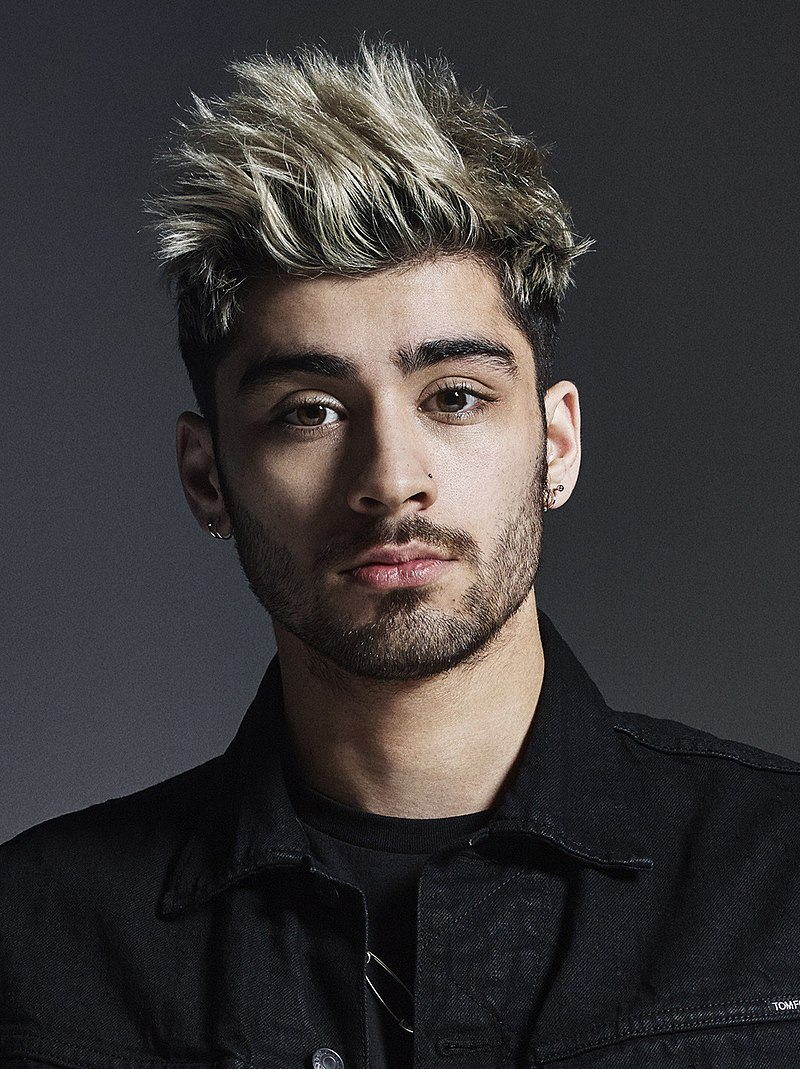
#> input picture Model/Test_Image/Zayn.jpg, 800 x 1069 px
$ jupyter execute --allow-errors Image-Recognition-Model-Project.ipynb   (shell and % lines are left out)
#> lines starting #> are read from the running program, lines starting #| are printed output that depends on the picture; after the words box and inside, x2 and y2 are one past the last pixel; in counts of white or black regions, pixels touching at a corner belong together
[cell 1]
import numpy as np
import pandas as pd
import cv2
from matplotlib import pyplot as plt

[cell 2]
img = cv2.imread('./Model/Test_Image/Zayn.jpg')
#> img is the input picture: shape (1069, 800, 3); mean B, G, R 56.9, 56.1, 58.8
if img is not None:
    print('variable is not None')
    print(img.shape)
#| (1069, 800, 3)
else:
    print('variable is None')

[cell 3]
import os
print(os.path.exists('./Model/Test_Image/Zayn.jpg'))

[cell 4]
plt.imshow(img)

[cell 5]
gray = cv2.cvtColor(img, cv2.COLOR_BGR2GRAY)
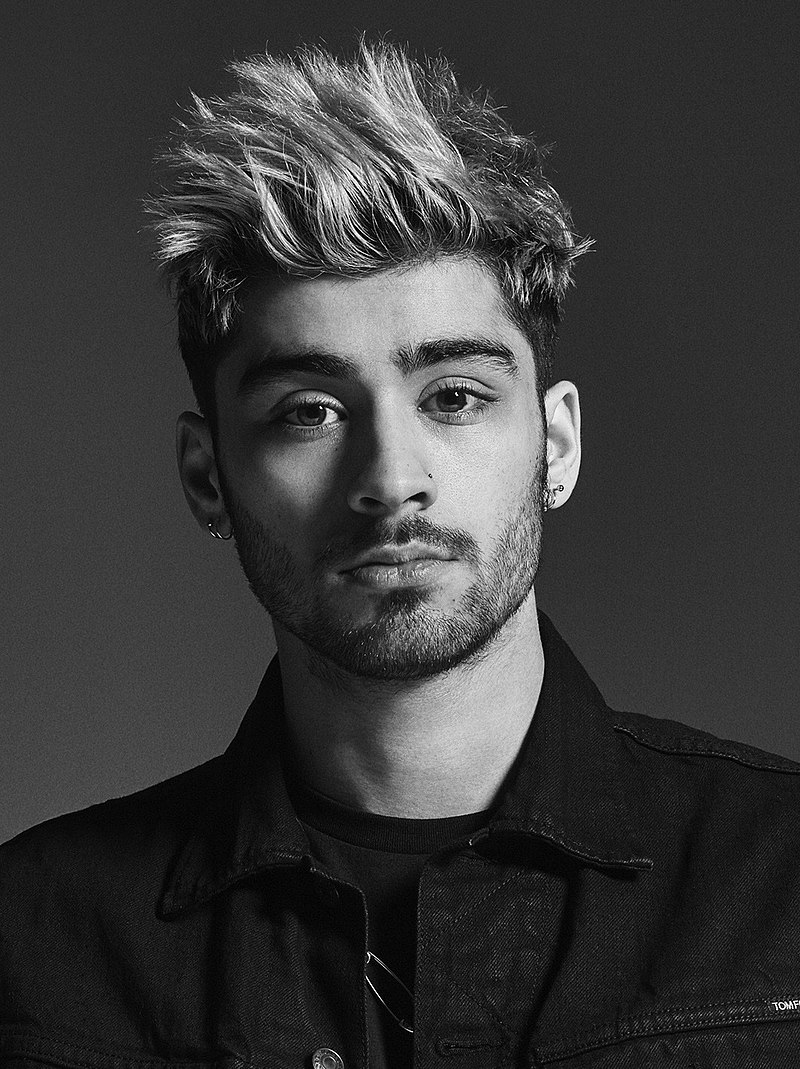
#> gray: shape (1069, 800); min 0, max 255, mean 57
gray.shape
#> Out = (1069, 800)

[cell 6]
gray

[cell 7]
plt.imshow(gray, cmap='gray')

[cell 8]
face_cascade = cv2.CascadeClassifier('C:/Users/USER/Desktop/Machine_learning/Image_Recognition_Model_Project/Model/OpenCV/haarcascade_frontalface_default.xml')
eye_cascade = cv2.CascadeClassifier('C:/Users/USER/Desktop/Machine_learning/Image_Recognition_Model_Project/Model/OpenCV/haarcascade_eye.xml')

faces = face_cascade.detectMultiScale(gray, 1.3, 5)
#> faces = [[201, 258, 372, 372]]
faces
#> Out = [[201, 258, 372, 372]]

[cell 9]
# X : X Axis
# Y : Y Axis
# W : Width
# H : Height
(x,y,w,h) = faces[0]
#> x = 201; y = 258; w = 372; h = 372
x,y,w,h
#> Out = (201, 258, 372, 372)

[cell 10]
face_img = cv2.rectangle(img,(x,y),(x+w,y+h),(255,0,0),2)
plt.imshow(face_img)

[cell 11]
cv2.destroyAllWindows()
for (x,y,w,h) in faces:
    face_img = cv2.rectangle(img,(x,y),(x+w,y+h),(255,0,0),2)
    roi_gray = gray[y:y+h, x:x+w]
    roi_color = face_img[y:y+h, x:x+w]
    eyes = eye_cascade.detectMultiScale(roi_gray)
    for (ex,ey,ew,eh) in eyes:
        cv2.rectangle(roi_color,(ex,ey),(ex+ew,ey+eh),(0,255,0),2)
#> this loop made 1 pass
#> (x, y, w, h, eyes) on pass 1: (201, 258, 372, 372, [[201, 94, 96, 96], [72, 118, 83, 83]])
#> pass 1, `roi_gray = gray[y:y+h, x:x+w]`:
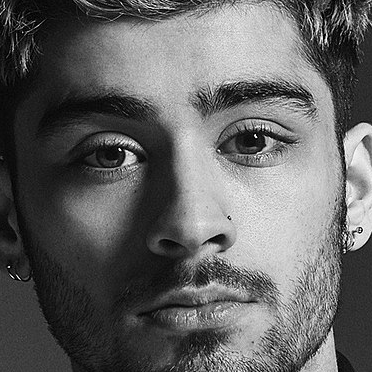
#> roi_gray: shape (372, 372); min 0, max 255, mean 99.8
#> pass 1, `roi_color = face_img[y:y+h, x:x+w]`:
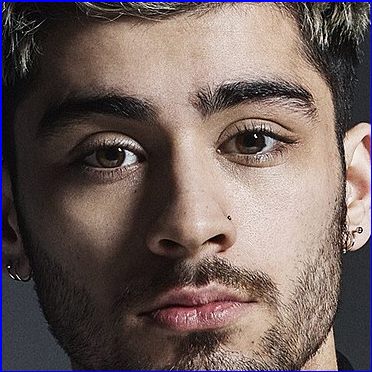
#> roi_color: shape (372, 372, 3); mean B, G, R 91.8, 95, 110.4
#> after the loop:
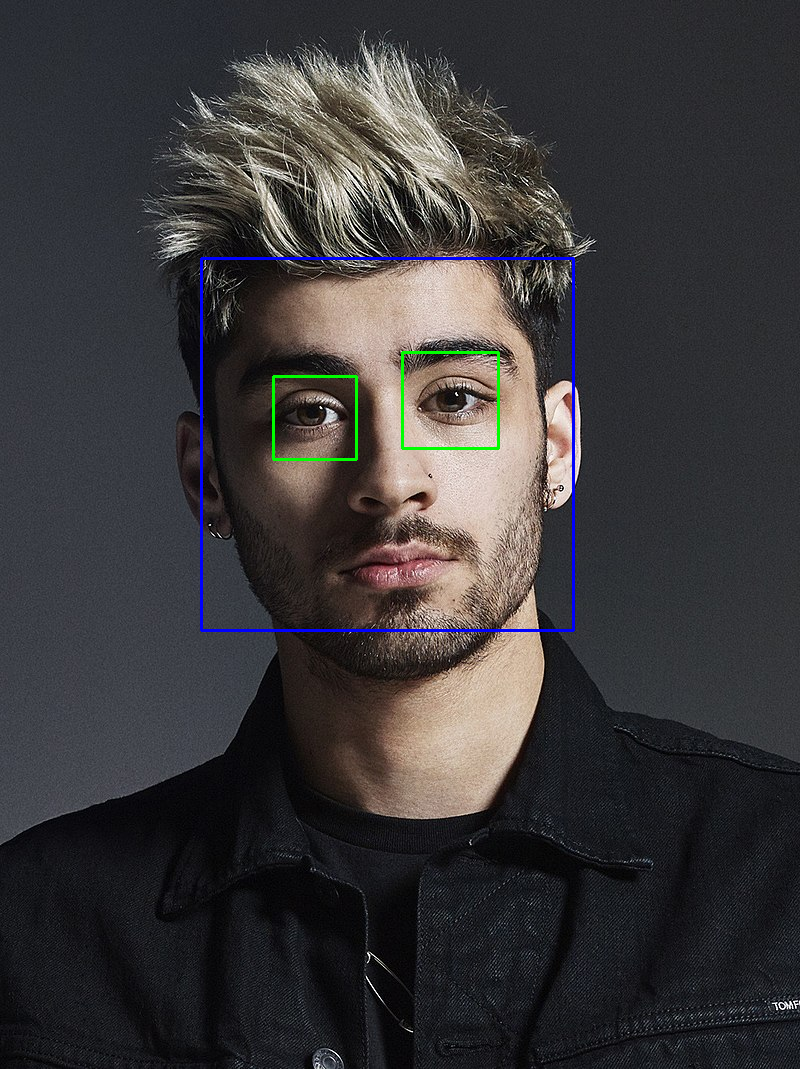
#> img: shape (1069, 800, 3); mean B, G, R 57.6, 56.2, 58.2
#> after the loop:
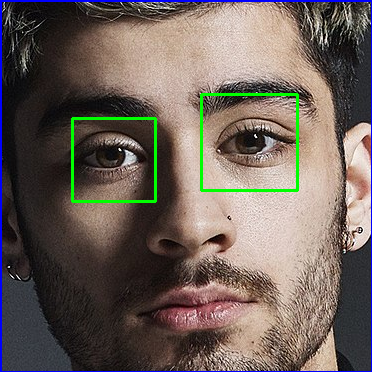
#> roi_color: shape (372, 372, 3); 1.55% of pixels changed, all inside (x1, y1, x2, y2) = (71, 93, 299, 203)


plt.figure()
plt.imshow(face_img, cmap='gray')
plt.show()

[cell 12]
# roi = region of interest
plt.imshow(roi_color, cmap='gray')

[cell 13]
def get_cropped_image_if_2_eyes(image_path):
#> called with image_path = './Model/Test_Image/Zayn.jpg'
    img = cv2.imread(image_path)
    if(img is not None):
        gray = cv2.cvtColor(img, cv2.COLOR_BGR2GRAY)
        faces = face_cascade.detectMultiScale(gray, 1.3, 5)
#> faces = [[201, 258, 372, 372]]
        for (x,y,w,h) in faces:
            roi_gray = gray[y:y+h, x:x+w]
            roi_color = img[y:y+h, x:x+w]
            eyes = eye_cascade.detectMultiScale(roi_gray)
            if len(eyes) >= 2:
                return roi_color

[cell 14]
original_image = cv2.imread('./Model/Test_Image/Zayn.jpg')
plt.imshow(original_image)

[cell 15]
cropped_image = get_cropped_image_if_2_eyes('./Model/Test_Image/Zayn.jpg')
plt.imshow(cropped_image)

[cell 16]
org_image_obstructed = cv2.imread('./Model/Test_Image/Zayn_img2.jpg')
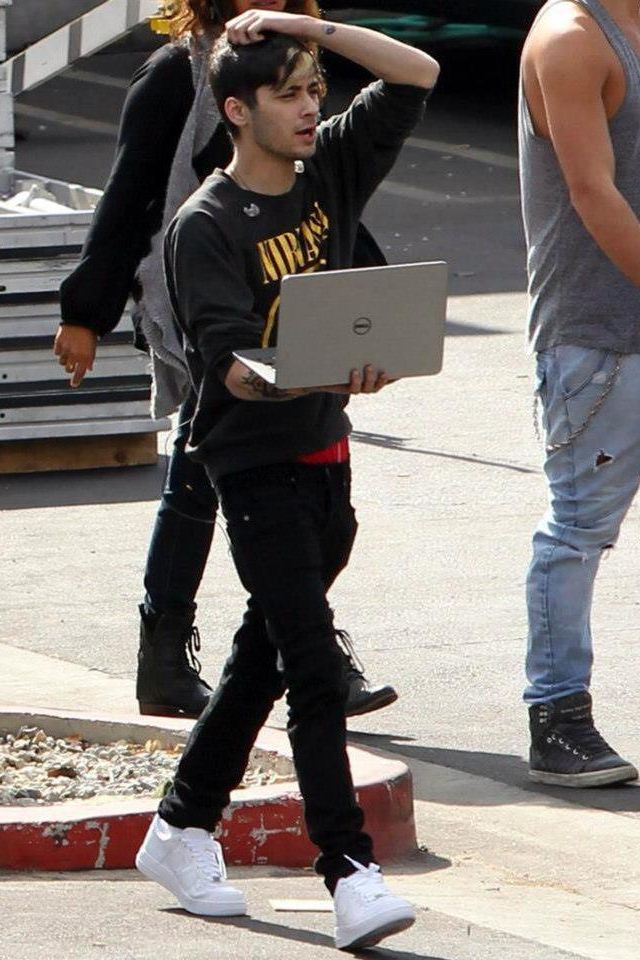
#> input picture Model/Test_Image/Zayn_img2.jpg, 640 x 960 px
#> org_image_obstructed is the input picture: shape (960, 640, 3); mean B, G, R 114.7, 118.7, 125.6
plt.imshow(org_image_obstructed)

[cell 17]
# This is not printing any image beacuse eyes of the person is not visible.
cropped_image_no_2_eyes = get_cropped_image_if_2_eyes('./Model/Test_Image/Zayn_img2.jpg')
#> call 2 of get_cropped_image_if_2_eyes, with image_path = './Model/Test_Image/Zayn_img2.jpg'
#> in get_cropped_image_if_2_eyes (call 2), `gray = cv2.cvtColor(img, cv2.COLOR_BGR2GRAY)`:
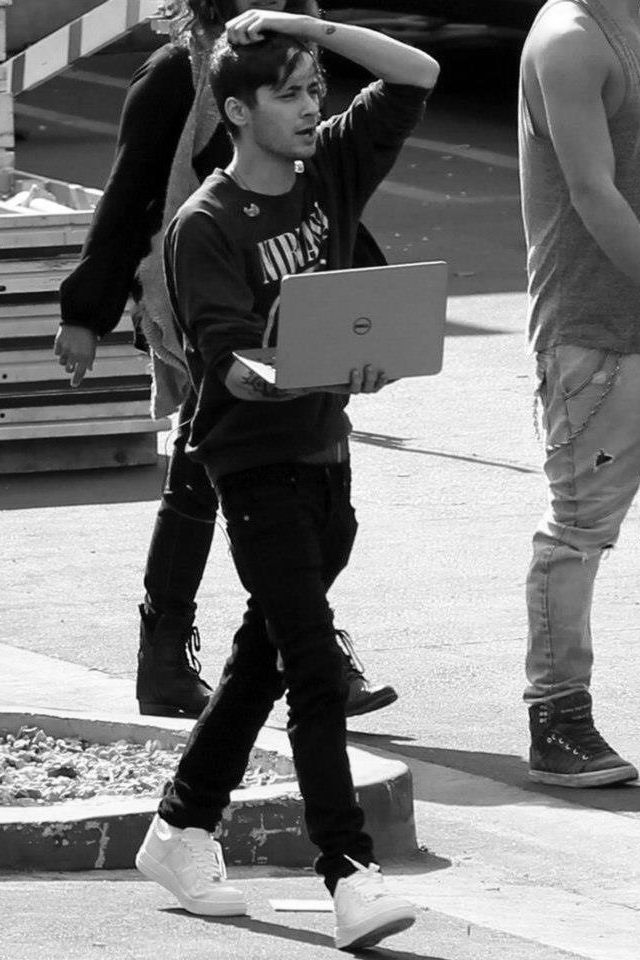
#> gray: shape (960, 640); min 0, max 255, mean 120.3
#> in get_cropped_image_if_2_eyes (call 2), `faces = face_cascade.detectMultiScale(gray, 1.3, 5)`: faces = ()
cropped_image_no_2_eyes

[cell 18]
path_to_data = "./Model/dataset"
path_to_cr_data = "./Model/dataset/Cropped/"

[cell 19]
import os
img_dirs = []
for entry in os.scandir(path_to_data):
    if entry.is_dir():
        img_dirs.append(entry.path)

[cell 20]
img_dirs

[cell 21]
import shutil
if os.path.exists(path_to_cr_data): # if the folder exsist to delete it
     shutil.rmtree(path_to_cr_data)
os.mkdir(path_to_cr_data) # for creating the folder

[cell 22]
# iterate image through the directories

## Variables
cropped_image_dirs = []
celebrity_file_names_dict = {}

for img_dir in img_dirs:
    count = 1
    celebrity_name = img_dir.split('\\')[-1]
    print(celebrity_name)

    celebrity_file_names_dict[celebrity_name] = []

    for entry in os.scandir(img_dir):
        roi_color = get_cropped_image_if_2_eyes(entry.path)
        if roi_color is not None:
            Cropped_folder = path_to_cr_data + celebrity_name
            if not os.path.exists(Cropped_folder):
                os.makedirs(Cropped_folder)
                cropped_image_dirs.append(Cropped_folder)
                print("Generating cropped images in folder: ", Cropped_folder)

            cropped_file_name = celebrity_name + str(count) + ".png"
            cropped_file_path = Cropped_folder + "/" + cropped_file_name

            cv2.imwrite(cropped_file_path, roi_color)
            celebrity_file_names_dict[celebrity_name].append(cropped_file_path)
            count += 1

### Now you should have cropped folder under datasets folder that contains cropped images
### Manually examine cropped folder and delete any unwanted images

[cell 23]
celebrity_file_names_dict = {}
for img_dir in cropped_image_dirs:
    celebrity_name = img_dir.split('/')[-1]
    file_list = []
    for entry in os.scandir(img_dir):
        file_list.append(entry.path)
    celebrity_file_names_dict[celebrity_name] = file_list
celebrity_file_names_dict

[cell 24]
class_dict = {}
count = 0
for celebrity_name in celebrity_file_names_dict.keys():
    class_dict[celebrity_name] = count
    count = count + 1
class_dict

### Images in cropped folder can be used for model training. We will use these raw images along with wavelet transformed images to train our classifier. Let's prepare X and y now

[cell 25]
import numpy as np
import pywt
import cv2

def w2d (img, mode='haar', level=1):
#> called with mode = 'db1', level = 5
    imArray = img
    imArray = cv2.cvtColor(imArray, cv2.COLOR_RGB2GRAY)
    imArray = np.float32(imArray)
    imArray /= 255;
    coeffs = pywt.wavedec2(imArray, mode, level = level)
#> coeffs = 6 items

    coeffs_H = list(coeffs)
#> coeffs_H = 6 items
    coeffs_H[0] *= 0;

    imArray_H = pywt.waverec2(coeffs_H,mode);
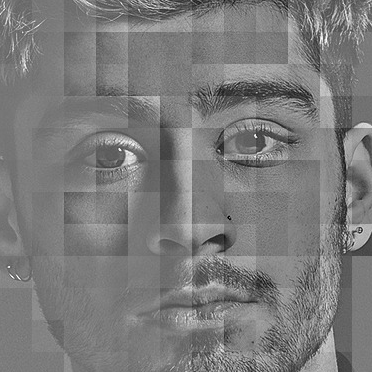
#> imArray_H: shape (372, 372) float32; min -0.779, max 0.828, mean 0.000615; drawn with min black and max white
    imArray_H *= 255;
    imArray_H = np.uint8(imArray_H)
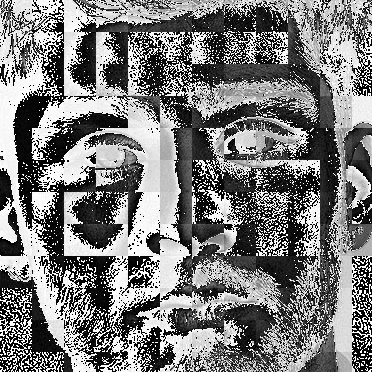
#> imArray_H: shape (372, 372); min 0, max 255, mean 123.1

    return imArray_H
